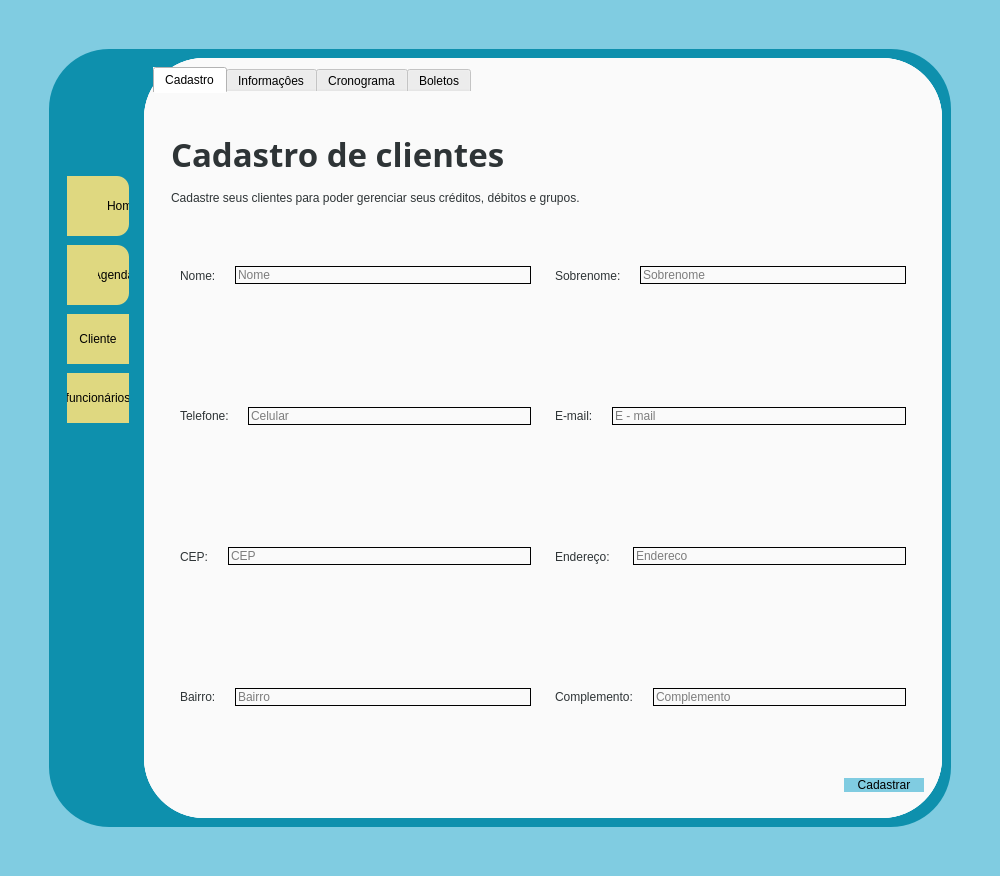
<?xml version="1.0" encoding="UTF-8"?>
<ui version="4.0">
 <class>mwDash</class>
 <widget class="QMainWindow" name="mwDash">
  <property name="geometry">
   <rect>
    <x>0</x>
    <y>0</y>
    <width>1000</width>
    <height>876</height>
   </rect>
  </property>
  <property name="minimumSize">
   <size>
    <width>1000</width>
    <height>500</height>
   </size>
  </property>
  <property name="windowTitle">
   <string>MainWindow</string>
  </property>
  <property name="styleSheet">
   <string notr="true">QWidget {
	background-color: #80CCE1;
}

</string>
  </property>
  <widget class="QWidget" name="wdgDash">
   <layout class="QGridLayout" name="gridLayout">
    <item row="1" column="2">
     <spacer name="hlSpacer2">
      <property name="orientation">
       <enum>Qt::Horizontal</enum>
      </property>
      <property name="sizeType">
       <enum>QSizePolicy::Fixed</enum>
      </property>
      <property name="sizeHint" stdset="0">
       <size>
        <width>40</width>
        <height>20</height>
       </size>
      </property>
     </spacer>
    </item>
    <item row="0" column="1">
     <spacer name="vlSpacer1">
      <property name="orientation">
       <enum>Qt::Vertical</enum>
      </property>
      <property name="sizeType">
       <enum>QSizePolicy::Fixed</enum>
      </property>
      <property name="sizeHint" stdset="0">
       <size>
        <width>20</width>
        <height>40</height>
       </size>
      </property>
     </spacer>
    </item>
    <item row="1" column="0">
     <spacer name="hlSpacer1">
      <property name="orientation">
       <enum>Qt::Horizontal</enum>
      </property>
      <property name="sizeType">
       <enum>QSizePolicy::Fixed</enum>
      </property>
      <property name="sizeHint" stdset="0">
       <size>
        <width>40</width>
        <height>20</height>
       </size>
      </property>
     </spacer>
    </item>
    <item row="2" column="1">
     <spacer name="vlSpacer2">
      <property name="orientation">
       <enum>Qt::Vertical</enum>
      </property>
      <property name="sizeType">
       <enum>QSizePolicy::Fixed</enum>
      </property>
      <property name="sizeHint" stdset="0">
       <size>
        <width>20</width>
        <height>40</height>
       </size>
      </property>
     </spacer>
    </item>
    <item row="1" column="1">
     <widget class="QFrame" name="frPrincipalDash">
      <property name="sizePolicy">
       <sizepolicy hsizetype="Expanding" vsizetype="Expanding">
        <horstretch>0</horstretch>
        <verstretch>0</verstretch>
       </sizepolicy>
      </property>
      <property name="minimumSize">
       <size>
        <width>900</width>
        <height>400</height>
       </size>
      </property>
      <property name="styleSheet">
       <string notr="true">
background-color: #0E90AD;

border-radius: 60%;</string>
      </property>
      <property name="frameShape">
       <enum>QFrame::StyledPanel</enum>
      </property>
      <property name="frameShadow">
       <enum>QFrame::Raised</enum>
      </property>
      <layout class="QHBoxLayout" name="horizontalLayout">
       <item alignment="Qt::AlignTop">
        <widget class="QFrame" name="frMenu">
         <property name="sizePolicy">
          <sizepolicy hsizetype="Expanding" vsizetype="Expanding">
           <horstretch>0</horstretch>
           <verstretch>0</verstretch>
          </sizepolicy>
         </property>
         <property name="minimumSize">
          <size>
           <width>80</width>
           <height>0</height>
          </size>
         </property>
         <property name="maximumSize">
          <size>
           <width>70</width>
           <height>16777215</height>
          </size>
         </property>
         <property name="styleSheet">
          <string notr="true">QFrame  {
	background: transparent;

	border-radius: 25%;
}
QPushButton {
	background-color: #DFD880;
	border-top-right-radius: 18%;
	border-bottom-right-radius: 18%;
}

</string>
         </property>
         <property name="frameShape">
          <enum>QFrame::StyledPanel</enum>
         </property>
         <property name="frameShadow">
          <enum>QFrame::Raised</enum>
         </property>
         <layout class="QVBoxLayout" name="verticalLayout">
          <property name="spacing">
           <number>9</number>
          </property>
          <property name="leftMargin">
           <number>9</number>
          </property>
          <property name="topMargin">
           <number>9</number>
          </property>
          <property name="rightMargin">
           <number>9</number>
          </property>
          <property name="bottomMargin">
           <number>9</number>
          </property>
          <item>
           <widget class="QFrame" name="frAvatar">
            <property name="minimumSize">
             <size>
              <width>0</width>
              <height>100</height>
             </size>
            </property>
            <property name="maximumSize">
             <size>
              <width>16777215</width>
              <height>100</height>
             </size>
            </property>
            <property name="styleSheet">
             <string notr="true">background-color: rgba(238, 238, 236,0);
</string>
            </property>
            <property name="frameShape">
             <enum>QFrame::NoFrame</enum>
            </property>
            <property name="frameShadow">
             <enum>QFrame::Raised</enum>
            </property>
            <property name="lineWidth">
             <number>0</number>
            </property>
            <layout class="QHBoxLayout" name="horizontalLayout_2">
             <property name="spacing">
              <number>0</number>
             </property>
             <property name="leftMargin">
              <number>0</number>
             </property>
             <property name="topMargin">
              <number>0</number>
             </property>
             <property name="rightMargin">
              <number>0</number>
             </property>
             <property name="bottomMargin">
              <number>0</number>
             </property>
             <item>
              <widget class="QPushButton" name="pbDash">
               <property name="minimumSize">
                <size>
                 <width>60</width>
                 <height>60</height>
                </size>
               </property>
               <property name="styleSheet">
                <string notr="true">#pbDash {	
	background-image: url(:/logoDash/nautilusDash.png);
	background-repeat: no-repeat;
	background-position: center;
}</string>
               </property>
               <property name="text">
                <string/>
               </property>
              </widget>
             </item>
            </layout>
           </widget>
          </item>
          <item alignment="Qt::AlignHCenter">
           <widget class="QFrame" name="frHome">
            <property name="minimumSize">
             <size>
              <width>0</width>
              <height>60</height>
             </size>
            </property>
            <property name="styleSheet">
             <string notr="true">#frHome {
	background-color: rgb(223, 216, 128);
	border-radius: 0px;
	border-top-right-radius: 12px;
	border-bottom-right-radius: 12px;
}

#frHome:hover {
	background-color: #80CCE1;
	border-radius: 0px;
	border-top-right-radius: 12px;
	border-bottom-right-radius: 12px;
}</string>
            </property>
            <property name="frameShape">
             <enum>QFrame::NoFrame</enum>
            </property>
            <property name="frameShadow">
             <enum>QFrame::Raised</enum>
            </property>
            <layout class="QHBoxLayout" name="horizontalLayout_3">
             <property name="spacing">
              <number>0</number>
             </property>
             <property name="leftMargin">
              <number>0</number>
             </property>
             <property name="topMargin">
              <number>0</number>
             </property>
             <property name="rightMargin">
              <number>0</number>
             </property>
             <property name="bottomMargin">
              <number>0</number>
             </property>
             <item>
              <widget class="QFrame" name="frIconHome">
               <property name="minimumSize">
                <size>
                 <width>40</width>
                 <height>50</height>
                </size>
               </property>
               <property name="maximumSize">
                <size>
                 <width>40</width>
                 <height>50</height>
                </size>
               </property>
               <property name="styleSheet">
                <string notr="true">#frIconHome {
	background-image: url(:/iconHome/home.png);
	background-repeat: no-repeat;
	background-position: center;
}</string>
               </property>
               <property name="frameShape">
                <enum>QFrame::NoFrame</enum>
               </property>
               <property name="frameShadow">
                <enum>QFrame::Raised</enum>
               </property>
              </widget>
             </item>
             <item>
              <widget class="QPushButton" name="pbHome">
               <property name="minimumSize">
                <size>
                 <width>50</width>
                 <height>50</height>
                </size>
               </property>
               <property name="styleSheet">
                <string notr="true">#pbHome {
	
	background-color: rgba(238, 238, 236,0);
}</string>
               </property>
               <property name="text">
                <string>Home</string>
               </property>
              </widget>
             </item>
            </layout>
           </widget>
          </item>
          <item alignment="Qt::AlignHCenter">
           <widget class="QFrame" name="frAgenda">
            <property name="minimumSize">
             <size>
              <width>0</width>
              <height>60</height>
             </size>
            </property>
            <property name="styleSheet">
             <string notr="true">#frAgenda {
	background-color: rgb(223, 216, 128);
	border-radius: 0px;
	border-top-right-radius: 12px;
	border-bottom-right-radius: 12px;
}

#frAgenda:hover {
	background-color: #80CCE1;
	border-radius: 0px;
	border-top-right-radius: 12px;
	border-bottom-right-radius: 12px;
}</string>
            </property>
            <property name="frameShape">
             <enum>QFrame::NoFrame</enum>
            </property>
            <property name="frameShadow">
             <enum>QFrame::Raised</enum>
            </property>
            <layout class="QHBoxLayout" name="horizontalLayout_4">
             <property name="spacing">
              <number>0</number>
             </property>
             <property name="leftMargin">
              <number>0</number>
             </property>
             <property name="topMargin">
              <number>0</number>
             </property>
             <property name="rightMargin">
              <number>0</number>
             </property>
             <property name="bottomMargin">
              <number>0</number>
             </property>
             <item>
              <widget class="QFrame" name="frIconAgenda">
               <property name="minimumSize">
                <size>
                 <width>40</width>
                 <height>50</height>
                </size>
               </property>
               <property name="maximumSize">
                <size>
                 <width>40</width>
                 <height>50</height>
                </size>
               </property>
               <property name="styleSheet">
                <string notr="true">#frIconAgenda {
	background-image: url(:/iconAgenda/calendar.png);
	background-position: center;
	background-repeat: no-repeat;
}</string>
               </property>
               <property name="frameShape">
                <enum>QFrame::StyledPanel</enum>
               </property>
               <property name="frameShadow">
                <enum>QFrame::Raised</enum>
               </property>
              </widget>
             </item>
             <item>
              <widget class="QPushButton" name="pbAgenda">
               <property name="minimumSize">
                <size>
                 <width>0</width>
                 <height>50</height>
                </size>
               </property>
               <property name="styleSheet">
                <string notr="true">#pbAgenda {
	background-color: rgba(238, 238, 236,0);
}</string>
               </property>
               <property name="text">
                <string>Agenda</string>
               </property>
              </widget>
             </item>
            </layout>
           </widget>
          </item>
          <item>
           <widget class="QPushButton" name="pbCliente">
            <property name="minimumSize">
             <size>
              <width>0</width>
              <height>50</height>
             </size>
            </property>
            <property name="text">
             <string>Cliente</string>
            </property>
           </widget>
          </item>
          <item>
           <widget class="QPushButton" name="pbFuncionario">
            <property name="minimumSize">
             <size>
              <width>0</width>
              <height>50</height>
             </size>
            </property>
            <property name="text">
             <string>funcionários</string>
            </property>
           </widget>
          </item>
         </layout>
        </widget>
       </item>
       <item>
        <widget class="QFrame" name="frStakeds">
         <property name="sizePolicy">
          <sizepolicy hsizetype="Expanding" vsizetype="Expanding">
           <horstretch>0</horstretch>
           <verstretch>0</verstretch>
          </sizepolicy>
         </property>
         <property name="minimumSize">
          <size>
           <width>0</width>
           <height>0</height>
          </size>
         </property>
         <property name="styleSheet">
          <string notr="true">background-color: #fff;</string>
         </property>
         <property name="frameShape">
          <enum>QFrame::StyledPanel</enum>
         </property>
         <property name="frameShadow">
          <enum>QFrame::Raised</enum>
         </property>
         <layout class="QGridLayout" name="gridLayout_2">
          <property name="leftMargin">
           <number>0</number>
          </property>
          <property name="topMargin">
           <number>0</number>
          </property>
          <property name="rightMargin">
           <number>0</number>
          </property>
          <property name="bottomMargin">
           <number>0</number>
          </property>
          <property name="spacing">
           <number>0</number>
          </property>
          <item row="0" column="0">
           <widget class="QStackedWidget" name="stkDash">
            <property name="sizePolicy">
             <sizepolicy hsizetype="Expanding" vsizetype="Preferred">
              <horstretch>0</horstretch>
              <verstretch>0</verstretch>
             </sizepolicy>
            </property>
            <property name="styleSheet">
             <string notr="true">background-color: #fafafa;</string>
            </property>
            <property name="frameShape">
             <enum>QFrame::NoFrame</enum>
            </property>
            <property name="frameShadow">
             <enum>QFrame::Plain</enum>
            </property>
            <property name="currentIndex">
             <number>1</number>
            </property>
            <widget class="QWidget" name="pgHome">
             <property name="styleSheet">
              <string notr="true"/>
             </property>
             <layout class="QGridLayout" name="gridLayout_4">
              <item row="0" column="0">
               <widget class="QLabel" name="IGNORAR_2">
                <property name="font">
                 <font>
                  <pointsize>50</pointsize>
                 </font>
                </property>
                <property name="text">
                 <string>DashBoard</string>
                </property>
                <property name="alignment">
                 <set>Qt::AlignCenter</set>
                </property>
               </widget>
              </item>
              <item row="1" column="0">
               <widget class="QLabel" name="IGNORAR_1">
                <property name="font">
                 <font>
                  <pointsize>50</pointsize>
                 </font>
                </property>
                <property name="text">
                 <string>Home</string>
                </property>
                <property name="alignment">
                 <set>Qt::AlignCenter</set>
                </property>
               </widget>
              </item>
             </layout>
            </widget>
            <widget class="QWidget" name="pgCliente">
             <property name="styleSheet">
              <string notr="true"/>
             </property>
             <layout class="QGridLayout" name="gridLayout_3">
              <property name="leftMargin">
               <number>9</number>
              </property>
              <item row="0" column="0">
               <widget class="QTabWidget" name="tabsCliente">
                <property name="styleSheet">
                 <string notr="true">QTabWidget::pane {border: 0px;}

/*-------------------------------------------------------------*/


QTabWidget::tab-bar {
    alignment: center;
}


</string>
                </property>
                <property name="tabPosition">
                 <enum>QTabWidget::North</enum>
                </property>
                <property name="tabShape">
                 <enum>QTabWidget::Rounded</enum>
                </property>
                <property name="currentIndex">
                 <number>0</number>
                </property>
                <widget class="QWidget" name="tbCadastraCliente">
                 <attribute name="title">
                  <string>Cadastro</string>
                 </attribute>
                 <layout class="QVBoxLayout" name="verticalLayout_2">
                  <item>
                   <widget class="QFrame" name="frCabecalho">
                    <property name="minimumSize">
                     <size>
                      <width>600</width>
                      <height>100</height>
                     </size>
                    </property>
                    <property name="maximumSize">
                     <size>
                      <width>16777215</width>
                      <height>60</height>
                     </size>
                    </property>
                    <property name="frameShape">
                     <enum>QFrame::StyledPanel</enum>
                    </property>
                    <property name="frameShadow">
                     <enum>QFrame::Raised</enum>
                    </property>
                    <layout class="QVBoxLayout" name="verticalLayout_3">
                     <item>
                      <widget class="QLabel" name="lbTitulo">
                       <property name="font">
                        <font>
                         <family>Linux Biolinum O</family>
                         <pointsize>25</pointsize>
                         <weight>75</weight>
                         <bold>true</bold>
                        </font>
                       </property>
                       <property name="styleSheet">
                        <string notr="true">color: rgb(46, 52, 54)</string>
                       </property>
                       <property name="text">
                        <string>Cadastro de clientes</string>
                       </property>
                      </widget>
                     </item>
                     <item>
                      <widget class="QLabel" name="lbCorpo">
                       <property name="styleSheet">
                        <string notr="true">color: rgb(46, 52, 54)</string>
                       </property>
                       <property name="text">
                        <string>Cadastre seus clientes para poder gerenciar seus créditos, débitos e grupos.</string>
                       </property>
                      </widget>
                     </item>
                    </layout>
                   </widget>
                  </item>
                  <item>
                   <widget class="QFrame" name="frNomeSobrenome">
                    <property name="minimumSize">
                     <size>
                      <width>600</width>
                      <height>60</height>
                     </size>
                    </property>
                    <property name="frameShape">
                     <enum>QFrame::StyledPanel</enum>
                    </property>
                    <property name="frameShadow">
                     <enum>QFrame::Raised</enum>
                    </property>
                    <layout class="QHBoxLayout" name="horizontalLayout_5">
                     <item>
                      <widget class="QFrame" name="frNome">
                       <property name="frameShape">
                        <enum>QFrame::StyledPanel</enum>
                       </property>
                       <property name="frameShadow">
                        <enum>QFrame::Raised</enum>
                       </property>
                       <layout class="QHBoxLayout" name="horizontalLayout_9">
                        <item>
                         <widget class="QLabel" name="lbNome">
                          <property name="styleSheet">
                           <string notr="true">color: rgb(46, 52, 54)</string>
                          </property>
                          <property name="text">
                           <string>Nome:    </string>
                          </property>
                         </widget>
                        </item>
                        <item>
                         <widget class="QLineEdit" name="leNome">
                          <property name="styleSheet">
                           <string notr="true">#leNome{
	border: 1px solid;
}</string>
                          </property>
                          <property name="inputMask">
                           <string/>
                          </property>
                          <property name="text">
                           <string/>
                          </property>
                          <property name="placeholderText">
                           <string>Nome</string>
                          </property>
                         </widget>
                        </item>
                       </layout>
                       <zorder>leNome</zorder>
                       <zorder>lbNome</zorder>
                      </widget>
                     </item>
                     <item>
                      <widget class="QFrame" name="frSobrenome">
                       <property name="frameShape">
                        <enum>QFrame::StyledPanel</enum>
                       </property>
                       <property name="frameShadow">
                        <enum>QFrame::Raised</enum>
                       </property>
                       <layout class="QHBoxLayout" name="horizontalLayout_10">
                        <item>
                         <widget class="QLabel" name="lbSobrenome">
                          <property name="styleSheet">
                           <string notr="true">color: rgb(46, 52, 54)</string>
                          </property>
                          <property name="text">
                           <string>Sobrenome:    </string>
                          </property>
                         </widget>
                        </item>
                        <item>
                         <widget class="QLineEdit" name="leSobrenome">
                          <property name="styleSheet">
                           <string notr="true">#leSobrenome{
	border: 1px solid;
}</string>
                          </property>
                          <property name="placeholderText">
                           <string>Sobrenome</string>
                          </property>
                         </widget>
                        </item>
                       </layout>
                       <zorder>leSobrenome</zorder>
                       <zorder>lbSobrenome</zorder>
                      </widget>
                     </item>
                    </layout>
                   </widget>
                  </item>
                  <item>
                   <widget class="QFrame" name="frEmailTel">
                    <property name="minimumSize">
                     <size>
                      <width>600</width>
                      <height>60</height>
                     </size>
                    </property>
                    <property name="frameShape">
                     <enum>QFrame::StyledPanel</enum>
                    </property>
                    <property name="frameShadow">
                     <enum>QFrame::Raised</enum>
                    </property>
                    <layout class="QHBoxLayout" name="horizontalLayout_6">
                     <item>
                      <widget class="QFrame" name="frTel">
                       <property name="frameShape">
                        <enum>QFrame::StyledPanel</enum>
                       </property>
                       <property name="frameShadow">
                        <enum>QFrame::Raised</enum>
                       </property>
                       <layout class="QHBoxLayout" name="horizontalLayout_11">
                        <item>
                         <widget class="QLabel" name="lbTel">
                          <property name="styleSheet">
                           <string notr="true">color: rgb(46, 52, 54)</string>
                          </property>
                          <property name="text">
                           <string>Telefone:    </string>
                          </property>
                         </widget>
                        </item>
                        <item>
                         <widget class="QLineEdit" name="leTel">
                          <property name="styleSheet">
                           <string notr="true">#leTel{
	border: 1px solid;
}</string>
                          </property>
                          <property name="placeholderText">
                           <string>Celular</string>
                          </property>
                         </widget>
                        </item>
                       </layout>
                      </widget>
                     </item>
                     <item>
                      <widget class="QFrame" name="frEmail">
                       <property name="frameShape">
                        <enum>QFrame::StyledPanel</enum>
                       </property>
                       <property name="frameShadow">
                        <enum>QFrame::Raised</enum>
                       </property>
                       <layout class="QHBoxLayout" name="horizontalLayout_12">
                        <item>
                         <widget class="QLabel" name="lbEmail">
                          <property name="styleSheet">
                           <string notr="true">color: rgb(46, 52, 54)</string>
                          </property>
                          <property name="text">
                           <string>E-mail:    </string>
                          </property>
                         </widget>
                        </item>
                        <item>
                         <widget class="QLineEdit" name="leEmail">
                          <property name="styleSheet">
                           <string notr="true">#leEmail{
	border: 1px solid;
}</string>
                          </property>
                          <property name="placeholderText">
                           <string>E - mail</string>
                          </property>
                         </widget>
                        </item>
                       </layout>
                      </widget>
                     </item>
                    </layout>
                   </widget>
                  </item>
                  <item>
                   <widget class="QFrame" name="frCepEnd">
                    <property name="minimumSize">
                     <size>
                      <width>600</width>
                      <height>60</height>
                     </size>
                    </property>
                    <property name="frameShape">
                     <enum>QFrame::StyledPanel</enum>
                    </property>
                    <property name="frameShadow">
                     <enum>QFrame::Raised</enum>
                    </property>
                    <layout class="QHBoxLayout" name="horizontalLayout_7">
                     <item>
                      <widget class="QFrame" name="frCep">
                       <property name="frameShape">
                        <enum>QFrame::StyledPanel</enum>
                       </property>
                       <property name="frameShadow">
                        <enum>QFrame::Raised</enum>
                       </property>
                       <layout class="QHBoxLayout" name="horizontalLayout_13">
                        <item>
                         <widget class="QLabel" name="lbCep">
                          <property name="styleSheet">
                           <string notr="true">color: rgb(46, 52, 54)</string>
                          </property>
                          <property name="text">
                           <string>CEP:    </string>
                          </property>
                         </widget>
                        </item>
                        <item>
                         <widget class="QLineEdit" name="leCep">
                          <property name="styleSheet">
                           <string notr="true">#leCep{
	border: 1px solid;
}</string>
                          </property>
                          <property name="placeholderText">
                           <string>CEP</string>
                          </property>
                         </widget>
                        </item>
                       </layout>
                      </widget>
                     </item>
                     <item>
                      <widget class="QFrame" name="frEndereco">
                       <property name="frameShape">
                        <enum>QFrame::StyledPanel</enum>
                       </property>
                       <property name="frameShadow">
                        <enum>QFrame::Raised</enum>
                       </property>
                       <layout class="QHBoxLayout" name="horizontalLayout_14">
                        <item>
                         <widget class="QLabel" name="lbEnd">
                          <property name="styleSheet">
                           <string notr="true">color: rgb(46, 52, 54)</string>
                          </property>
                          <property name="text">
                           <string>Endereço:     </string>
                          </property>
                         </widget>
                        </item>
                        <item>
                         <widget class="QLineEdit" name="leEnd">
                          <property name="styleSheet">
                           <string notr="true">#leEnd{
	border: 1px solid;
}</string>
                          </property>
                          <property name="placeholderText">
                           <string>Endereco</string>
                          </property>
                         </widget>
                        </item>
                       </layout>
                      </widget>
                     </item>
                    </layout>
                   </widget>
                  </item>
                  <item>
                   <widget class="QFrame" name="frBairroCompl">
                    <property name="minimumSize">
                     <size>
                      <width>600</width>
                      <height>60</height>
                     </size>
                    </property>
                    <property name="frameShape">
                     <enum>QFrame::StyledPanel</enum>
                    </property>
                    <property name="frameShadow">
                     <enum>QFrame::Raised</enum>
                    </property>
                    <layout class="QHBoxLayout" name="horizontalLayout_8">
                     <item>
                      <widget class="QFrame" name="frBairro">
                       <property name="frameShape">
                        <enum>QFrame::StyledPanel</enum>
                       </property>
                       <property name="frameShadow">
                        <enum>QFrame::Raised</enum>
                       </property>
                       <layout class="QHBoxLayout" name="horizontalLayout_15">
                        <item>
                         <widget class="QLabel" name="lbBairro">
                          <property name="styleSheet">
                           <string notr="true">color: rgb(46, 52, 54)</string>
                          </property>
                          <property name="text">
                           <string>Bairro:    </string>
                          </property>
                         </widget>
                        </item>
                        <item>
                         <widget class="QLineEdit" name="leBairro">
                          <property name="styleSheet">
                           <string notr="true">#leBairro{
	border: 1px solid;
}</string>
                          </property>
                          <property name="placeholderText">
                           <string>Bairro</string>
                          </property>
                         </widget>
                        </item>
                       </layout>
                      </widget>
                     </item>
                     <item>
                      <widget class="QFrame" name="frComplemento">
                       <property name="frameShape">
                        <enum>QFrame::StyledPanel</enum>
                       </property>
                       <property name="frameShadow">
                        <enum>QFrame::Raised</enum>
                       </property>
                       <layout class="QHBoxLayout" name="horizontalLayout_16">
                        <item>
                         <widget class="QLabel" name="lbCompl">
                          <property name="styleSheet">
                           <string notr="true">color: rgb(46, 52, 54)</string>
                          </property>
                          <property name="text">
                           <string>Complemento:    </string>
                          </property>
                         </widget>
                        </item>
                        <item>
                         <widget class="QLineEdit" name="leCompl">
                          <property name="styleSheet">
                           <string notr="true">#leCompl{
	border: 1px solid;
}</string>
                          </property>
                          <property name="placeholderText">
                           <string>Complemento</string>
                          </property>
                         </widget>
                        </item>
                       </layout>
                      </widget>
                     </item>
                    </layout>
                   </widget>
                  </item>
                  <item alignment="Qt::AlignRight">
                   <widget class="QFrame" name="frame">
                    <property name="maximumSize">
                     <size>
                      <width>16777215</width>
                      <height>30</height>
                     </size>
                    </property>
                    <property name="frameShape">
                     <enum>QFrame::StyledPanel</enum>
                    </property>
                    <property name="frameShadow">
                     <enum>QFrame::Raised</enum>
                    </property>
                    <layout class="QVBoxLayout" name="verticalLayout_4">
                     <property name="spacing">
                      <number>0</number>
                     </property>
                     <property name="leftMargin">
                      <number>0</number>
                     </property>
                     <property name="topMargin">
                      <number>0</number>
                     </property>
                     <property name="rightMargin">
                      <number>0</number>
                     </property>
                     <property name="bottomMargin">
                      <number>0</number>
                     </property>
                     <item>
                      <widget class="QPushButton" name="pbCadastrar">
                       <property name="minimumSize">
                        <size>
                         <width>80</width>
                         <height>0</height>
                        </size>
                       </property>
                       <property name="maximumSize">
                        <size>
                         <width>150</width>
                         <height>16777215</height>
                        </size>
                       </property>
                       <property name="styleSheet">
                        <string notr="true">#pbCadastrar{
	background-color: #80CCE1;
}</string>
                       </property>
                       <property name="text">
                        <string>Cadastrar</string>
                       </property>
                      </widget>
                     </item>
                    </layout>
                   </widget>
                  </item>
                 </layout>
                </widget>
                <widget class="QWidget" name="tbInfosCliente">
                 <attribute name="title">
                  <string>Informaçôes</string>
                 </attribute>
                </widget>
                <widget class="QWidget" name="tbCronogramaCliente">
                 <attribute name="title">
                  <string>Cronograma</string>
                 </attribute>
                </widget>
                <widget class="QWidget" name="tbBoletoCliente">
                 <attribute name="title">
                  <string>Boletos</string>
                 </attribute>
                </widget>
               </widget>
              </item>
             </layout>
            </widget>
           </widget>
          </item>
         </layout>
        </widget>
       </item>
      </layout>
     </widget>
    </item>
   </layout>
  </widget>
 </widget>
 <resources>
  <include location="Imagens/img_rc.qrc"/>
 </resources>
 <connections/>
</ui>
